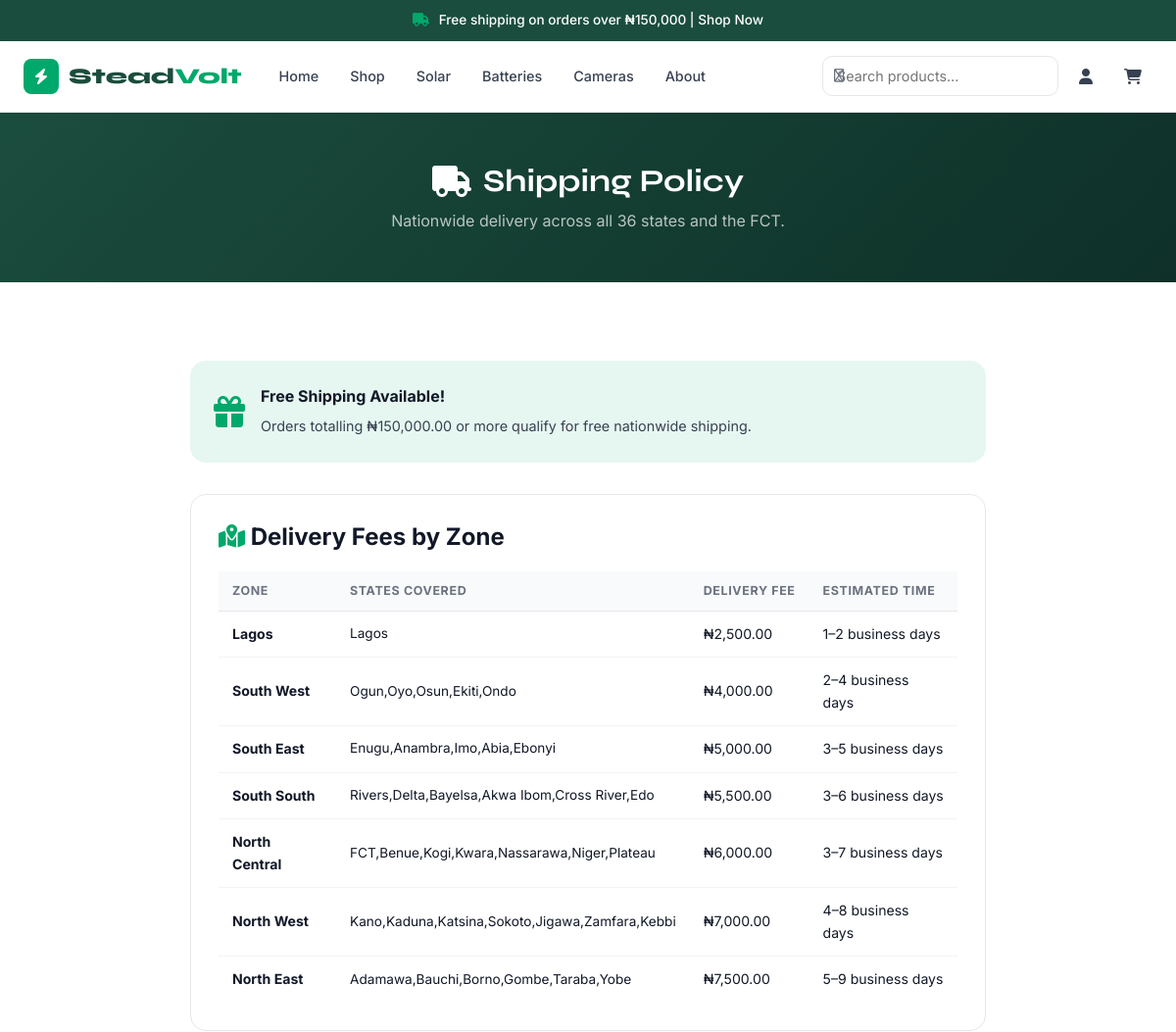
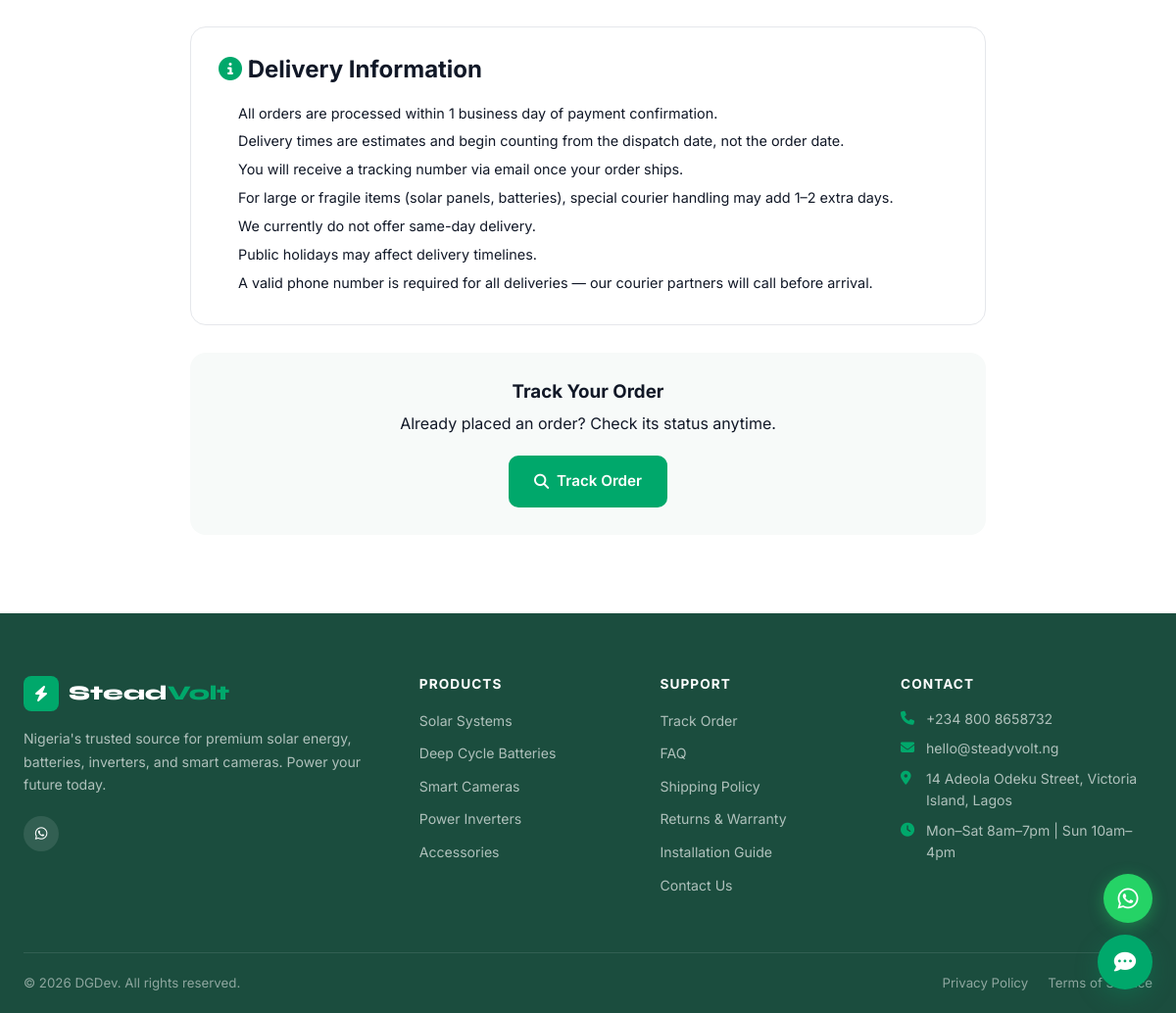
/pages/shipping-policy.php, run on the app's committed database (2 pictures, top to bottom).
### tables this page shows
CREATE TABLE settings (
  setting_key   VARCHAR(100) PRIMARY KEY,
  setting_value TEXT,
  updated_at    DATETIME DEFAULT CURRENT_TIMESTAMP ON UPDATE CURRENT_TIMESTAMP
);

CREATE TABLE shipping_zones (
  id         INT UNSIGNED AUTO_INCREMENT PRIMARY KEY,
  zone_name  VARCHAR(100) NOT NULL,
  states     TEXT COMMENT 'comma-separated state names',
  fee        DECIMAL(10,2) NOT NULL,
  min_days   INT DEFAULT 1,
  max_days   INT DEFAULT 5
);

### includes/db.php (called while the page is built, shortened)
<?php
class DB {
    private static ?PDO $pdo = null;
    public static function conn(): PDO {
        if (self::$pdo === null) {
            $dsn = sprintf('mysql:host=%s;dbname=%s;charset=%s', DB_HOST, DB_NAME, DB_CHARSET);
            $options = [
                PDO::ATTR_ERRMODE            => PDO::ERRMODE_EXCEPTION,
                PDO::ATTR_DEFAULT_FETCH_MODE => PDO::FETCH_ASSOC,
                PDO::ATTR_EMULATE_PREPARES   => false,
                PDO::MYSQL_ATTR_INIT_COMMAND => "SET NAMES utf8mb4 COLLATE utf8mb4_unicode_ci",
            ];
            try {
                self::$pdo = new PDO($dsn, DB_USER, DB_PASS, $options);
            } catch (PDOException $e) {
                if (APP_DEBUG) {
                    die('DB Connection failed: ' . $e->getMessage());
                }
                die('Service temporarily unavailable. Please try again later.');
            }
        }
        return self::$pdo;
    }
    public static function query(string $sql, array $params = []): PDOStatement {
        $stmt = self::conn()->prepare($sql);
        $stmt->execute($params);
        return $stmt;
    }
    public static function all(string $sql, array $params = []): array {
        return self::query($sql, $params)->fetchAll();
    }
    public static function val(string $sql, array $params = []): mixed {
        $r = self::query($sql, $params)->fetchColumn();
        return $r === false ? null : $r;
    }
    public static function setting(string $key, mixed $default = ''): string {
        $v = self::val("SELECT setting_value FROM settings WHERE setting_key = ?", [$key]);
        return $v !== null ? $v : $default;
    }
}

### includes/functions.php (called while the page is built, shortened)
<?php
require_once __DIR__ . '/db.php';
function auth_user(): ?array {
    return $_SESSION['user'] ?? null;
}
function clean(string $str): string {
    return htmlspecialchars(trim($str), ENT_QUOTES, 'UTF-8');
}
function money(float $amount): string {
    $sym = DB::setting('currency_symbol', '₦');
    return $sym . number_format($amount, 2);
}

### pages/shipping-policy.php (the view, shortened to what this page needs)
<?php
require_once dirname(__DIR__) . '/includes/functions.php';
$zones = DB::all("SELECT * FROM shipping_zones ORDER BY fee ASC");
$free_min = (float)DB::setting('free_shipping_min', '150000');
require_once dirname(__DIR__) . '/includes/header.php';
?>
<div class="page-hero-sm"><div class="container"><h1><i class="fas fa-truck"></i> Shipping Policy</h1><p>Nationwide delivery across all 36 states and the FCT.</p></div></div>
<section class="section-pad"><div class="container" style="max-width:860px">
  <div style="background:var(--green-light);border-radius:var(--radius-lg);padding:24px;margin-bottom:32px;display:flex;align-items:center;gap:16px">
    <i class="fas fa-gift" style="font-size:2rem;color:var(--green);flex-shrink:0"></i>
    <div>
      <strong style="display:block;margin-bottom:4px">Free Shipping Available!</strong>
      <span style="font-size:.9rem;color:var(--gray-700)">Orders totalling <?= money($free_min) ?> or more qualify for free nationwide shipping.</span>
    </div>
  </div>
  <div class="profile-card" style="margin-bottom:28px">
    <h2 style="margin-bottom:20px"><i class="fas fa-map-marked-alt" style="color:var(--green)"></i> Delivery Fees by Zone</h2>
    <div class="table-wrap"><table class="data-table">
      <thead><tr><th>Zone</th><th>States Covered</th><th>Delivery Fee</th><th>Estimated Time</th></tr></thead>
      <tbody>
        <?php foreach ($zones as $z): ?>
        <tr>
          <td><strong><?= clean($z['zone_name']) ?></strong></td>
          <td style="font-size:.85rem;color:var(--gray-600)"><?= $z['states'] ? clean($z['states']) : 'All other states' ?></td>
          <td><?= $z['fee'] == 0 ? '<span class="text-green" style="font-weight:700">Free</span>' : money($z['fee']) ?></td>
          <td><?= $z['min_days'] ?>–<?= $z['max_days'] ?> business days</td>
        </tr>
        <?php endforeach; ?>
      </tbody>
    </table></div>
  </div>
  <div class="profile-card" style="margin-bottom:28px">
    <h2 style="margin-bottom:16px"><i class="fas fa-info-circle" style="color:var(--green)"></i> Delivery Information</h2>
    <ul style="color:var(--gray-600);line-height:2;padding-left:20px;font-size:.9rem">
      <li>All orders are processed within 1 business day of payment confirmation.</li>
      <li>Delivery times are estimates and begin counting from the dispatch date, not the order date.</li>
      <li>You will receive a tracking number via email once your order ships.</li>
      <li>For large or fragile items (solar panels, batteries), special courier handling may add 1–2 extra days.</li>
      <li>We currently do not offer same-day delivery.</li>
      <li>Public holidays may affect delivery timelines.</li>
      <li>A valid phone number is required for all deliveries — our courier partners will call before arrival.</li>
    </ul>
  </div>
  <div style="background:var(--off-white);border-radius:var(--radius-lg);padding:28px;text-align:center">
    <h3 style="margin-bottom:8px">Track Your Order</h3>
    <p style="color:var(--gray-600);margin-bottom:20px">Already placed an order? Check its status anytime.</p>
    <a href="<?= BASE_URL ?>/pages/track-order.php" class="btn btn-primary"><i class="fas fa-search"></i> Track Order</a>
  </div>
</div></section>
<?php require_once dirname(__DIR__) . '/includes/footer.php'; ?>

### includes/header.php (shortened to what this page needs)
<?php
require_once __DIR__ . '/functions.php';
$announce  = DB::setting('announcement_bar', '');
$user      = auth_user();
$current   = basename($_SERVER['PHP_SELF'], '.php');
?>
<!DOCTYPE html>
<html lang="en">
<head>
    <link href="<?= BASE_URL ?>/fontawesome5/css/all.css" rel="stylesheet">
  <link rel="stylesheet" href="<?= BASE_URL ?>/assets/css/style.css"/>
</head>
<body>
<?php if ($announce): ?>
<div class="announcement-bar">
  <i class="fas fa-truck"></i> <?= clean($announce) ?>
</div>
<?php endif; ?>
<header id="header">
  <div class="container">
    <nav class="nav-inner">
      <a href="<?= BASE_URL ?>/index.php" class="nav-logo">
        <div class="logo-mark"><i class="fas fa-bolt"></i></div>
        <span>Stead<em>Volt</em></span>
      </a>
      <ul class="nav-links">
        <li><a href="<?= BASE_URL ?>/index.php" <?= $current==='index'?'class="active"':'' ?>>Home</a></li>
        <li><a href="<?= BASE_URL ?>/shop.php"   <?= $current==='shop'  ?'class="active"':'' ?>>Shop</a></li>
        <li><a href="<?= BASE_URL ?>/solar.php"  <?= $current==='solar' ?'class="active"':'' ?>>Solar</a></li>
        <li><a href="<?= BASE_URL ?>/batteries.php" <?= $current==='batteries'?'class="active"':'' ?>>Batteries</a></li>
        <li><a href="<?= BASE_URL ?>/cameras.php"   <?= $current==='cameras'  ?'class="active"':'' ?>>Cameras</a></li>
        <li><a href="<?= BASE_URL ?>/pages/about.php" <?= $current==='about'?'class="active"':'' ?>>About</a></li>
      </ul>
      <div class="nav-actions">
        <div class="search-bar" id="searchBar">
          <i class="far fa-search"></i>
          <input type="text" id="siteSearch" placeholder="Search products…" autocomplete="off"/>
        </div>
        <?php if ($user): ?>
        <div class="nav-user-dropdown">
          <button class="nav-icon-btn user-toggle" title="Account">
            <?php if ($user['avatar']): ?>
              <img src="<?= avatar_url($user['avatar']) ?>" class="nav-avatar" alt="avatar"/>
            <?php else: ?>
              <i class="fas fa-user-circle" style="font-size:1.4rem"></i>
            <?php endif; ?>
          </button>
          <div class="user-dropdown-menu">
            <div class="udm-header">
              <strong><?= clean($user['first_name'] . ' ' . $user['last_name']) ?></strong>
              <span><?= clean($user['email']) ?></span>
            </div>
            <a href="<?= BASE_URL ?>/pages/profile.php"><i class="fas fa-user"></i> My Account</a>
            <a href="<?= BASE_URL ?>/pages/profile-orders.php"><i class="fas fa-shopping-bag"></i> My Orders</a>
            <a href="<?= BASE_URL ?>/pages/profile-wishlist.php"><i class="fas fa-heart"></i> Wishlist</a>
            <?php if (is_admin()): ?>
            <a href="<?= BASE_URL ?>/admin/dashboard.php"><i class="fas fa-tachometer-alt"></i> Admin Panel</a>
            <?php endif; ?>
            <div class="udm-divider"></div>
            <a href="<?= BASE_URL ?>/api/auth.php?action=logout"><i class="fas fa-sign-out-alt"></i> Logout</a>
          </div>
        </div>
        <?php else: ?>
        <a href="<?= BASE_URL ?>/pages/login.php" class="nav-icon-btn" title="Sign In">
          <i class="fas fa-user"></i>
        </a>
        <?php endif; ?>
        <a href="<?= BASE_URL ?>/cart.php" class="nav-icon-btn cart-btn" aria-label="Cart">
          <i class="fas fa-shopping-cart"></i>
        </a>
      </div>
    </nav>
  </div>
</header>

### includes/footer.php (shortened to what this page needs)
<?php
$whatsapp         = DB::setting('site_whatsapp', '');
$site_email       = DB::setting('site_email', 'hello@steadvolt.ng');
$site_phone       = DB::setting('site_phone', '+234 800 8658732');
$site_address     = DB::setting('site_address', '14 Adeola Odeku, VI, Lagos');
?>
<footer class="site-footer">
  <div class="container">
    <div class="footer-grid">
      <div class="footer-brand">
        <a href="<?= BASE_URL ?>/index.php" class="footer-logo">
          <div class="logo-mark"><i class="fas fa-bolt"></i></div>
          <span>Stead<em>Volt</em></span>
        </a>
        <p>Nigeria's trusted source for premium solar energy, batteries, inverters, and smart cameras. Power your future today.</p>
        <div class="footer-social">
          <?php if ($whatsapp): ?><a href="https://wa.me/<?= preg_replace('/\D/', '', $whatsapp) ?>" target="_blank" aria-label="WhatsApp"><i class="fab fa-whatsapp"></i></a><?php endif; ?>
        </div>
      </div>
      <div class="footer-col">
        <h4>Products</h4>
        <ul>
          <li><a href="<?= BASE_URL ?>/solar.php">Solar Systems</a></li>
          <li><a href="<?= BASE_URL ?>/batteries.php">Deep Cycle Batteries</a></li>
          <li><a href="<?= BASE_URL ?>/cameras.php">Smart Cameras</a></li>
          <li><a href="<?= BASE_URL ?>/shop.php?cat=inverters">Power Inverters</a></li>
          <li><a href="<?= BASE_URL ?>/shop.php?cat=accessories">Accessories</a></li>
        </ul>
      </div>
      <div class="footer-col">
        <h4>Support</h4>
        <ul>
          <li><a href="<?= BASE_URL ?>/pages/track-order.php">Track Order</a></li>
          <li><a href="<?= BASE_URL ?>/pages/faq.php">FAQ</a></li>
          <li><a href="<?= BASE_URL ?>/pages/shipping-policy.php">Shipping Policy</a></li>
          <li><a href="<?= BASE_URL ?>/pages/returns-warranty.php">Returns & Warranty</a></li>
          <li><a href="<?= BASE_URL ?>/pages/installation-guide.php">Installation Guide</a></li>
          <li><a href="<?= BASE_URL ?>/pages/contact.php">Contact Us</a></li>
        </ul>
      </div>
      <div class="footer-col">
        <h4>Contact</h4>
        <ul class="footer-contact-list">
          <li><i class="fas fa-phone"></i> <a href="tel:<?= preg_replace('/\s/', '', $site_phone) ?>"><?= clean($site_phone) ?></a></li>
          <li><i class="fas fa-envelope"></i> <a href="mailto:<?= clean($site_email) ?>"><?= clean($site_email) ?></a></li>
          <li><i class="fas fa-map-marker-alt"></i> <?= clean($site_address) ?></li>
          <li><i class="fas fa-clock"></i> Mon–Sat 8am–7pm | Sun 10am–4pm</li>
        </ul>
      </div>
    </div>
    <div class="footer-bottom">
      <p>&copy; <?= date('Y') ?> DGDev. All rights reserved.</p>
      <div class="footer-bottom-links">
        <a href="<?= BASE_URL ?>/pages/privacy.php">Privacy Policy</a>
        <a href="<?= BASE_URL ?>/pages/terms.php">Terms of Service</a>
      </div>
    </div>
  </div>
</footer>
<div id="chatbotWidget" class="chatbot-widget">
  <button id="chatbotToggle" class="chatbot-toggle" aria-label="Open chat">
    <i class="fas fa-comment-dots chatbot-icon-open"></i>
  </button>
</div>
<?php if ($whatsapp): ?>
<a href="https://wa.me/<?= preg_replace('/\D/', '', $whatsapp) ?>?text=Hello+SteadVolt" class="whatsapp-float" target="_blank" aria-label="WhatsApp Chat">
  <i class="fab fa-whatsapp"></i>
</a>
<?php endif; ?>
</body>
</html>

### data on the page
settings: setting_value "Free shipping on orders over ₦150,000 | Shop Now"
shipping_zones: zone_name "Lagos", states "Lagos", fee.setting_value "₦2,500.00", min_days "1", max_days "2"
shipping_zones: zone_name "South West", states "Ogun,Oyo,Osun,Ekiti,Ondo", fee.setting_value "₦4,000.00", min_days "2", max_days "4"
shipping_zones: zone_name "South East", states "Enugu,Anambra,Imo,Abia,Ebonyi", fee.setting_value "₦5,000.00", min_days "3", max_days "5"
shipping_zones: zone_name "South South", states "Rivers,Delta,Bayelsa,Akwa Ibom,Cross River,Edo", fee.setting_value "₦5,500.00", min_days "3", max_days "6"
shipping_zones: zone_name "North Central", states "FCT,Benue,Kogi,Kwara,Nassarawa,Niger,Plateau", fee.setting_value "₦6,000.00", min_days "3", max_days "7"
shipping_zones: zone_name "North West", states "Kano,Kaduna,Katsina,Sokoto,Jigawa,Zamfara,Kebbi", fee.setting_value "₦7,000.00", min_days "4", max_days "8"
shipping_zones: zone_name "North East", states "Adamawa,Bauchi,Borno,Gombe,Taraba,Yobe", fee.setting_value "₦7,500.00", min_days "5", max_days "9"
settings: setting_value "+234 800 8658732"
settings: setting_value "hello@steadyvolt.ng"
settings: setting_value "14 Adeola Odeku Street, Victoria Island, Lagos"

### other printed values
money($free_min) "₦150,000.00"
